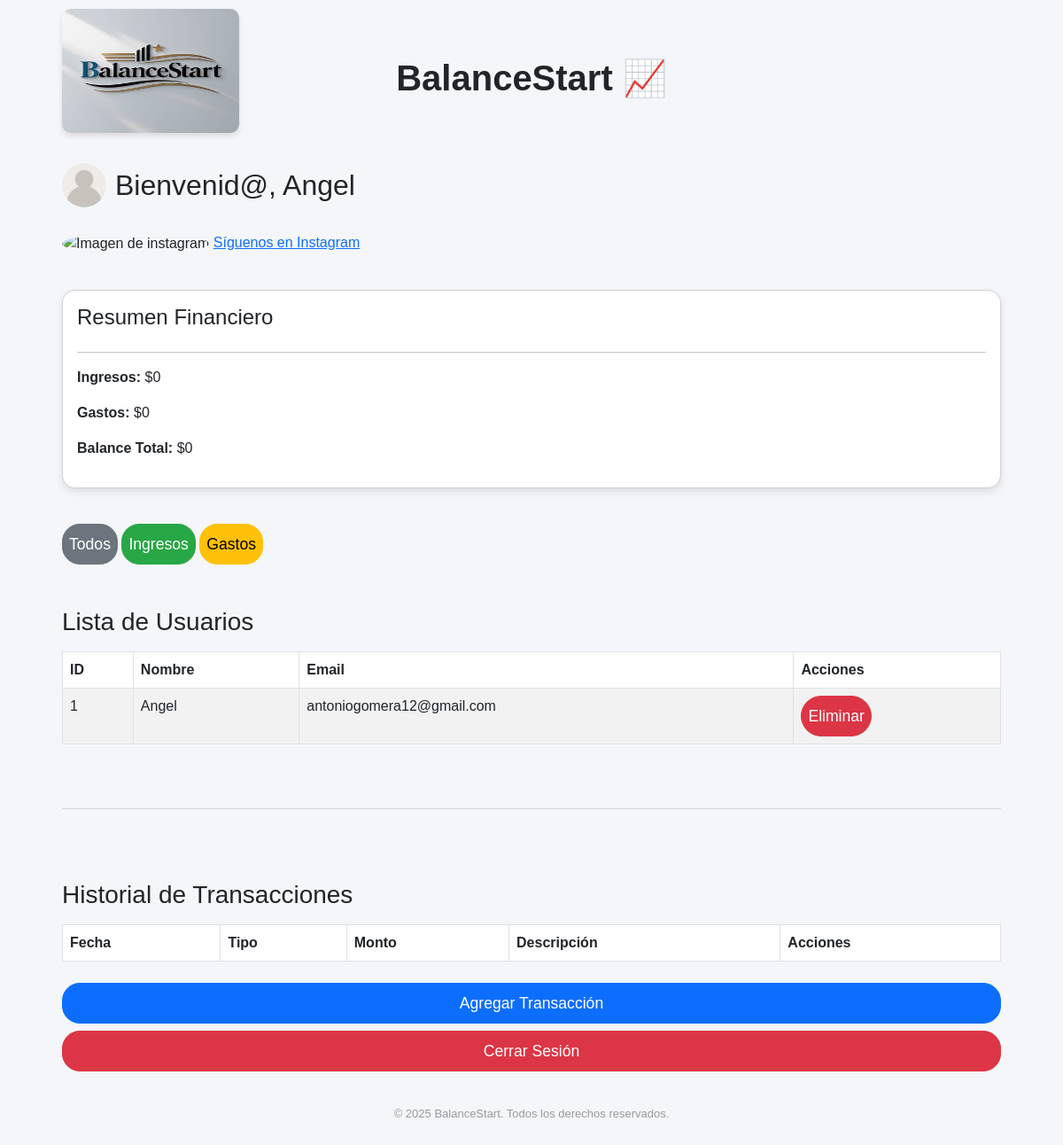
The page /dashboard (signed in) on the database as committed earlier.
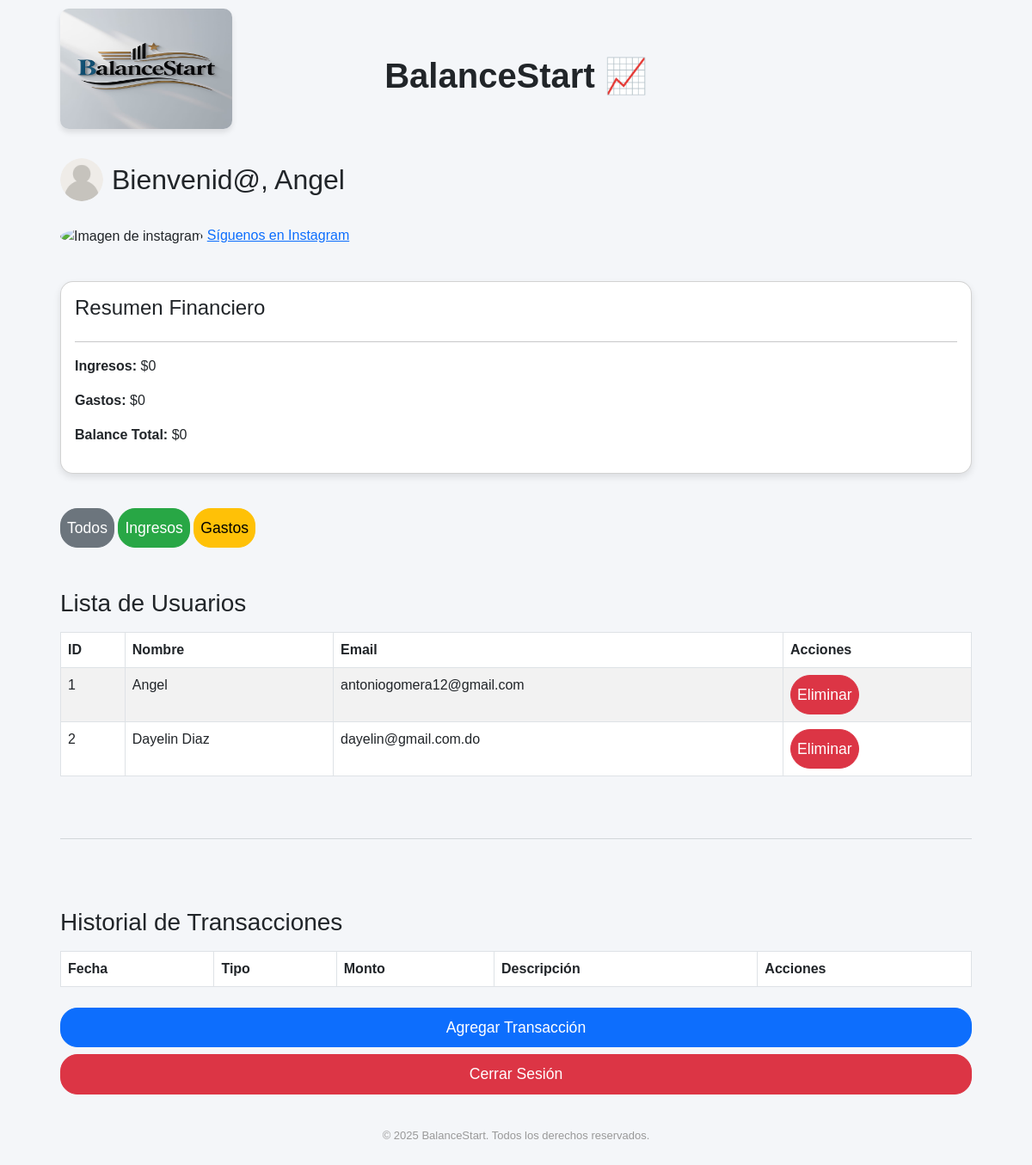
The same page on the database as committed later.
### app/models.py (models this page shows, shortened)
class Usuario(UserMixin, db.Model):
    id = db.Column(db.Integer, primary_key=True)
    username = db.Column(db.String(150), unique=True, nullable=False)
    password = db.Column(db.String(150), nullable=False)
    email = db.Column(db.String(120), unique=True, nullable=False)
    is_admin = db.Column(db.Boolean, default=False)
    transacciones = db.relationship('Transaccion', backref='usuario_transaccion', lazy=True, cascade="all, delete-orphan")

### app/routes.py (the view)
@routes.route('/dashboard')
@login_required
def dashboard():
    filtro = request.args.get('filtro', 'todos')
    if filtro == 'ingresos':
        transacciones = Transaccion.query.filter_by(usuario_id=current_user.id, tipo='Ingreso').all()
    elif filtro == 'gastos':
        transacciones = Transaccion.query.filter_by(usuario_id=current_user.id, tipo='Gasto').all()
    else:
        transacciones = Transaccion.query.filter_by(usuario_id=current_user.id).all()  # Mostrar todos si no hay filtro
    usuarios = Usuario.query.all()  # Obtiene todos los usuarios de la base de datos
    ingresos = sum(t.monto for t in transacciones if t.tipo == 'Ingreso')
    gastos = sum(t.monto for t in transacciones if t.tipo == 'Gasto')
    if filtro == 'gastos':
        balance = gastos  # Solo mostramos los ingresos cuando el filtro es 'gastos'
    else:
        balance = ingresos + gastos  # Calculamos el balance total si el filtro no es 'gastos'
    return render_template('dashboard.html',
                            usuarios=usuarios,
                            transacciones=transacciones,
                            ingresos=ingresos,
                            gastos=gastos,
                            balance=balance)

### app/__init__.py (called while the page is built)
@login_manager.user_loader
def load_user(user_id):
    from .models import Usuario  # Importamos el modelo aquí para evitar ciclos de importación
    return Usuario.query.get(int(user_id))

### app/templates/dashboard.html (shortened to what this page needs)
<!DOCTYPE html>
<html lang="es">
<head>
    <link href="https://cdn.jsdelivr.net/npm/bootstrap@5.3.0/dist/css/bootstrap.min.css" rel="stylesheet">
    <link rel="stylesheet" href="{{ url_for('static', filename='css/dashboard.css') }}">
</head>
<body class="container mt-4">
    <div class="container">
    <div class="logo-container">
        <img src="{{ url_for('static', filename='img/logo.png') }}" alt="Mi Plataforma Contable" class="logo" width="200" height="200">
    </div>
    <h1 class="text-center"> <b> BalanceStart 📈 </b> </h1> <br>
    <br>
    <div style="display: flex; align-items: center; gap: 10px; margin-bottom: 20px;">
        <img src="{{ url_for('static', filename='img/avatar.png') }}" alt="Avatar" style="width: 50px; height: 50px; border-radius: 50%;">
        <h2 style="margin: 0;"> Bienvenid@, {{ current_user.username }} </h2>
    </div>
    <p>
        <img src="https://about.fb.com/es/wp-content/uploads/sites/13/2019/10/new-ig-icon-1.png" alt="Imagen de instagram" style="width: 65px; height: 50px; border-radius: 50%;">
        <a href="https://www.instagram.com/balance_start?igsh=d3U2cnA3OTF1ZXk5" target="_blank"> Síguenos en Instagram </a>
    </p>
    <div class="card p-3 mt-3">
        <h4> Resumen Financiero </h4>
        <hr>
        <p><strong> Ingresos: </strong> ${{ ingresos }}</p>
        <p><strong> Gastos: </strong> ${{ gastos }}</p>
        <p><strong> Balance Total: </strong> ${{ balance }}</p>
    </div>
    <br>
    <div class="mb-3">
        <a href="{{ url_for('routes.dashboard', filtro='todos') }}" class="btn btn-secondary"> Todos </a>
        <a href="{{ url_for('routes.dashboard', filtro='ingresos') }}" class="btn btn-success"> Ingresos </a>
        <a href="{{ url_for('routes.dashboard', filtro='gastos') }}" class="btn btn-warning"> Gastos </a>
    </div>
    <h3 class="mt-4"> Lista de Usuarios </h3>
    <table class="table table-striped table-bordered">
        <thead>
            <tr>
                <th> ID </th>
                <th> Nombre </th>
                <th> Email </th>
                <th> Acciones </th>
            </tr>
        </thead>
        <tbody>
            {% for usuario in usuarios %}
            <tr>
                <td>{{ usuario.id }}</td>
                <td>{{ usuario.username }}</td>
                <td>{{ usuario.email }}</td>
                <td>
                    <form action="{{ url_for('routes.eliminar_usuario', id=usuario.id) }}" method="POST" onsubmit="return confirmarEliminacionUsuario()">
                        <button class="btn btn-sm btn-danger rounded-pill"> Eliminar </button>
                    </form>
                </td>
            </tr>
            {% endfor %}
        </tbody>
    </table>
    <hr class="my-5 border-top border-secondary">
    <h3 class="mt-4">
        Historial de Transacciones
    </h3>
        <table class="table table-striped table-bordered">
            <thead>
                <tr>
                    <th> Fecha </th>
                    <th> Tipo </th>
                    <th> Monto </th>
                    <th> Descripción </th>
                    <th> Acciones </th>
                </tr>
            </thead>
    </table>
    <a href="/transaccion" class="btn btn-primary"> Agregar Transacción </a>
    <a href="/logout" class="btn btn-danger"> Cerrar Sesión </a>
    <p style="text-align:center; font-size: 13px; color: #999; margin-top: 30px;">
        &copy; 2025 BalanceStart. Todos los derechos reservados.
    </p>
    </div>
</body>
</html>

### app/static/css/dashboard.css (style rules this page uses)
body { background-color: #f4f6f9; font-family: 'Arial', sans-serif; padding: 20px; }
.container { display: grid; grid-gap: 8px; padding: 20px; }
.card { background-color: #ffffff; border-radius: 15px; box-shadow: 0 4px 8px rgba(0, 0, 0, 0.1); }
.btn { border-radius: 20px; padding: 9px 7px; font-size: 1.1rem; }
.btn-secondary { background-color: #6c757d; border-color: #6c757d; }
.btn-success { background-color: #28a745; border-color: #28a745; }
.btn-warning { background-color: #ffc107; border-color: #ffc107; }
.logo-container { position: absolute; top: 10px; margin-bottom: 20px; }
.logo { width: 200px; height: 140px; border-radius: 10px; box-shadow: 0px 4px 6px rgba(0, 0, 0, 0.1); }

Rows that differ between the two databases and show on the page:
added Usuario: id "2", username "Dayelin Diaz", email "dayelin@gmail.com.do"
